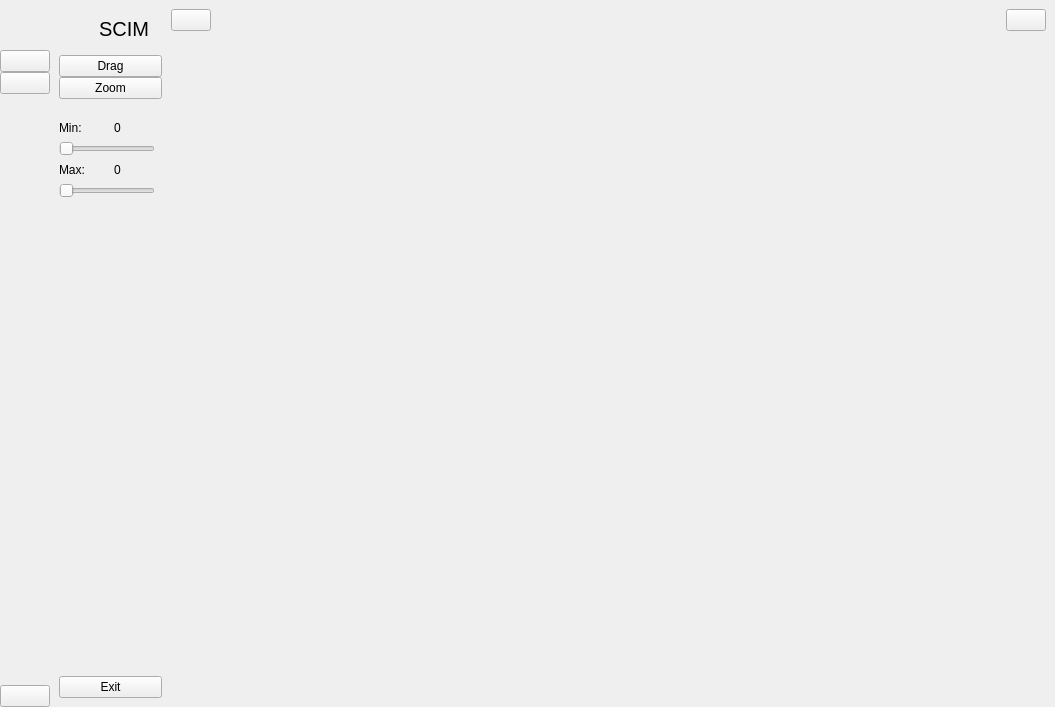
<?xml version="1.0" encoding="UTF-8"?>
<ui version="4.0">
 <class>MainWindow</class>
 <widget class="QMainWindow" name="MainWindow">
  <property name="geometry">
   <rect>
    <x>0</x>
    <y>0</y>
    <width>1055</width>
    <height>707</height>
   </rect>
  </property>
  <property name="windowTitle">
   <string>MainWindow</string>
  </property>
  <widget class="QWidget" name="centralwidget">
   <layout class="QGridLayout" name="gridLayout">
    <property name="leftMargin">
     <number>0</number>
    </property>
    <property name="topMargin">
     <number>0</number>
    </property>
    <property name="rightMargin">
     <number>0</number>
    </property>
    <property name="bottomMargin">
     <number>0</number>
    </property>
    <property name="spacing">
     <number>0</number>
    </property>
    <item row="0" column="0">
     <widget class="QWidget" name="icon_only_widget" native="true">
      <layout class="QVBoxLayout" name="verticalLayout_3">
       <property name="spacing">
        <number>0</number>
       </property>
       <property name="leftMargin">
        <number>0</number>
       </property>
       <property name="topMargin">
        <number>0</number>
       </property>
       <property name="rightMargin">
        <number>0</number>
       </property>
       <property name="bottomMargin">
        <number>0</number>
       </property>
       <item>
        <layout class="QHBoxLayout" name="horizontalLayout_3">
         <item>
          <widget class="QLabel" name="logo_label_1">
           <property name="minimumSize">
            <size>
             <width>50</width>
             <height>50</height>
            </size>
           </property>
           <property name="maximumSize">
            <size>
             <width>50</width>
             <height>50</height>
            </size>
           </property>
           <property name="text">
            <string/>
           </property>
           <property name="pixmap">
            <pixmap resource="resource.qrc">:/icon/icon/virus_check_mark_rib_cage_xray_icon_142198.ico</pixmap>
           </property>
           <property name="scaledContents">
            <bool>true</bool>
           </property>
          </widget>
         </item>
        </layout>
       </item>
       <item>
        <layout class="QVBoxLayout" name="verticalLayout">
         <property name="spacing">
          <number>0</number>
         </property>
         <item>
          <widget class="QPushButton" name="home_btn_1">
           <property name="text">
            <string/>
           </property>
           <property name="icon">
            <iconset resource="resource.qrc">
             <normaloff>:/icon/icon/drag-gray.ico</normaloff>
             <normalon>:/icon/icon/drag-white.ico</normalon>:/icon/icon/drag-gray.ico</iconset>
           </property>
           <property name="iconSize">
            <size>
             <width>25</width>
             <height>25</height>
            </size>
           </property>
           <property name="checkable">
            <bool>true</bool>
           </property>
           <property name="autoExclusive">
            <bool>true</bool>
           </property>
          </widget>
         </item>
         <item>
          <widget class="QPushButton" name="dashborad_btn_1">
           <property name="text">
            <string/>
           </property>
           <property name="icon">
            <iconset resource="resource.qrc">
             <normaloff>:/icon/icon/zoom-gray.ico</normaloff>
             <normalon>:/icon/icon/zoom-white.ico</normalon>:/icon/icon/zoom-gray.ico</iconset>
           </property>
           <property name="iconSize">
            <size>
             <width>25</width>
             <height>25</height>
            </size>
           </property>
           <property name="checkable">
            <bool>true</bool>
           </property>
           <property name="autoExclusive">
            <bool>true</bool>
           </property>
          </widget>
         </item>
        </layout>
       </item>
       <item>
        <spacer name="verticalSpacer">
         <property name="orientation">
          <enum>Qt::Vertical</enum>
         </property>
         <property name="sizeHint" stdset="0">
          <size>
           <width>20</width>
           <height>375</height>
          </size>
         </property>
        </spacer>
       </item>
       <item>
        <widget class="QPushButton" name="exit_btn_1">
         <property name="text">
          <string/>
         </property>
         <property name="icon">
          <iconset resource="resource.qrc">
           <normaloff>:/icon/icon/close-window-64.ico</normaloff>
           <normalon>:/icon/close-window-64.ico</normalon>:/icon/icon/close-window-64.ico</iconset>
         </property>
         <property name="iconSize">
          <size>
           <width>20</width>
           <height>20</height>
          </size>
         </property>
        </widget>
       </item>
      </layout>
     </widget>
    </item>
    <item row="0" column="2">
     <widget class="QWidget" name="widget_3" native="true">
      <layout class="QVBoxLayout" name="verticalLayout_5">
       <property name="spacing">
        <number>0</number>
       </property>
       <property name="leftMargin">
        <number>0</number>
       </property>
       <property name="topMargin">
        <number>0</number>
       </property>
       <property name="rightMargin">
        <number>0</number>
       </property>
       <property name="bottomMargin">
        <number>0</number>
       </property>
       <item>
        <widget class="QWidget" name="widget" native="true">
         <property name="minimumSize">
          <size>
           <width>0</width>
           <height>40</height>
          </size>
         </property>
         <property name="maximumSize">
          <size>
           <width>16777215</width>
           <height>40</height>
          </size>
         </property>
         <layout class="QHBoxLayout" name="horizontalLayout_4">
          <property name="spacing">
           <number>0</number>
          </property>
          <property name="leftMargin">
           <number>0</number>
          </property>
          <property name="topMargin">
           <number>0</number>
          </property>
          <property name="rightMargin">
           <number>9</number>
          </property>
          <property name="bottomMargin">
           <number>0</number>
          </property>
          <item>
           <widget class="QPushButton" name="change_btn">
            <property name="text">
             <string/>
            </property>
            <property name="icon">
             <iconset resource="resource.qrc">
              <normaloff>:/icon/icon/menu-4-32.ico</normaloff>:/icon/icon/menu-4-32.ico</iconset>
            </property>
            <property name="iconSize">
             <size>
              <width>14</width>
              <height>14</height>
             </size>
            </property>
            <property name="checkable">
             <bool>true</bool>
            </property>
           </widget>
          </item>
          <item>
           <layout class="QHBoxLayout" name="horizontalLayout">
            <property name="spacing">
             <number>10</number>
            </property>
           </layout>
          </item>
          <item>
           <spacer name="horizontalSpacer_2">
            <property name="orientation">
             <enum>Qt::Horizontal</enum>
            </property>
            <property name="sizeHint" stdset="0">
             <size>
              <width>236</width>
              <height>20</height>
             </size>
            </property>
           </spacer>
          </item>
          <item>
           <widget class="QPushButton" name="user_btn">
            <property name="text">
             <string/>
            </property>
            <property name="icon">
             <iconset resource="resource.qrc">
              <normaloff>:/icon/icon/3643772-archive-archives-document-folder-open_113445.ico</normaloff>:/icon/icon/3643772-archive-archives-document-folder-open_113445.ico</iconset>
            </property>
           </widget>
          </item>
         </layout>
        </widget>
       </item>
       <item>
        <widget class="QWidget" name="widget_2" native="true"/>
       </item>
      </layout>
     </widget>
    </item>
    <item row="0" column="1">
     <widget class="QWidget" name="full_menu_widget" native="true">
      <property name="maximumSize">
       <size>
        <width>121</width>
        <height>16777215</height>
       </size>
      </property>
      <layout class="QVBoxLayout" name="verticalLayout_7">
       <item>
        <layout class="QHBoxLayout" name="horizontalLayout_2">
         <property name="spacing">
          <number>0</number>
         </property>
         <item>
          <widget class="QLabel" name="logo_label_2">
           <property name="minimumSize">
            <size>
             <width>40</width>
             <height>40</height>
            </size>
           </property>
           <property name="maximumSize">
            <size>
             <width>40</width>
             <height>40</height>
            </size>
           </property>
           <property name="text">
            <string/>
           </property>
           <property name="pixmap">
            <pixmap resource="resource.qrc">:/icon/icon/virus_check_mark_rib_cage_xray_icon_142198.ico</pixmap>
           </property>
           <property name="scaledContents">
            <bool>true</bool>
           </property>
          </widget>
         </item>
         <item>
          <widget class="QLabel" name="logo_label_3">
           <property name="font">
            <font>
             <pointsize>15</pointsize>
            </font>
           </property>
           <property name="text">
            <string>SCIM</string>
           </property>
          </widget>
         </item>
        </layout>
       </item>
       <item>
        <layout class="QVBoxLayout" name="verticalLayout_2">
         <property name="spacing">
          <number>0</number>
         </property>
         <item>
          <widget class="QPushButton" name="home_btn_2">
           <property name="text">
            <string>Drag</string>
           </property>
           <property name="icon">
            <iconset resource="resource.qrc">
             <normaloff>:/icon/icon/drag-gray.ico</normaloff>
             <normalon>:/icon/icon/drag-white.ico</normalon>:/icon/icon/drag-gray.ico</iconset>
           </property>
           <property name="iconSize">
            <size>
             <width>20</width>
             <height>20</height>
            </size>
           </property>
           <property name="checkable">
            <bool>true</bool>
           </property>
           <property name="autoExclusive">
            <bool>true</bool>
           </property>
          </widget>
         </item>
         <item>
          <widget class="QPushButton" name="dashborad_btn_2">
           <property name="text">
            <string>Zoom</string>
           </property>
           <property name="icon">
            <iconset resource="resource.qrc">
             <normaloff>:/icon/icon/zoom-gray.ico</normaloff>
             <normalon>:/icon/icon/zoom-white.ico</normalon>:/icon/icon/zoom-gray.ico</iconset>
           </property>
           <property name="iconSize">
            <size>
             <width>20</width>
             <height>20</height>
            </size>
           </property>
           <property name="checkable">
            <bool>true</bool>
           </property>
           <property name="autoExclusive">
            <bool>true</bool>
           </property>
          </widget>
         </item>
        </layout>
       </item>
       <item>
        <spacer name="verticalSpacer_3">
         <property name="orientation">
          <enum>Qt::Vertical</enum>
         </property>
         <property name="sizeHint" stdset="0">
          <size>
           <width>20</width>
           <height>28</height>
          </size>
         </property>
        </spacer>
       </item>
       <item>
        <layout class="QVBoxLayout" name="verticalLayout_4">
         <item>
          <layout class="QHBoxLayout" name="horizontalLayout_5">
           <item>
            <widget class="QLabel" name="label">
             <property name="text">
              <string>Min:</string>
             </property>
            </widget>
           </item>
           <item>
            <widget class="QLabel" name="label_min">
             <property name="text">
              <string>0</string>
             </property>
            </widget>
           </item>
          </layout>
         </item>
        </layout>
       </item>
       <item>
        <widget class="QSlider" name="horizontalSlider_min">
         <property name="maximumSize">
          <size>
           <width>96</width>
           <height>16777215</height>
          </size>
         </property>
         <property name="maximum">
          <number>255</number>
         </property>
         <property name="pageStep">
          <number>1</number>
         </property>
         <property name="orientation">
          <enum>Qt::Horizontal</enum>
         </property>
         <property name="tickInterval">
          <number>1</number>
         </property>
        </widget>
       </item>
       <item>
        <spacer name="verticalSpacer_4">
         <property name="orientation">
          <enum>Qt::Vertical</enum>
         </property>
         <property name="sizeHint" stdset="0">
          <size>
           <width>20</width>
           <height>13</height>
          </size>
         </property>
        </spacer>
       </item>
       <item>
        <layout class="QHBoxLayout" name="horizontalLayout_7">
         <item>
          <widget class="QLabel" name="label_5">
           <property name="text">
            <string>Max:</string>
           </property>
          </widget>
         </item>
         <item>
          <widget class="QLabel" name="label_max">
           <property name="text">
            <string>0</string>
           </property>
          </widget>
         </item>
        </layout>
       </item>
       <item>
        <widget class="QSlider" name="horizontalSlider_max">
         <property name="maximumSize">
          <size>
           <width>96</width>
           <height>16777215</height>
          </size>
         </property>
         <property name="maximum">
          <number>253</number>
         </property>
         <property name="pageStep">
          <number>1</number>
         </property>
         <property name="orientation">
          <enum>Qt::Horizontal</enum>
         </property>
         <property name="tickInterval">
          <number>1</number>
         </property>
        </widget>
       </item>
       <item>
        <spacer name="verticalSpacer_2">
         <property name="orientation">
          <enum>Qt::Vertical</enum>
         </property>
         <property name="sizeHint" stdset="0">
          <size>
           <width>17</width>
           <height>484</height>
          </size>
         </property>
        </spacer>
       </item>
       <item>
        <widget class="QPushButton" name="exit_btn_2">
         <property name="text">
          <string>Exit</string>
         </property>
         <property name="icon">
          <iconset resource="resource.qrc">
           <normaloff>:/icon/icon/close-window-64.ico</normaloff>:/icon/icon/close-window-64.ico</iconset>
         </property>
         <property name="iconSize">
          <size>
           <width>14</width>
           <height>14</height>
          </size>
         </property>
        </widget>
       </item>
      </layout>
     </widget>
    </item>
   </layout>
  </widget>
 </widget>
 <resources>
  <include location="resource.qrc"/>
 </resources>
 <connections>
  <connection>
   <sender>change_btn</sender>
   <signal>toggled(bool)</signal>
   <receiver>icon_only_widget</receiver>
   <slot>setVisible(bool)</slot>
   <hints>
    <hint type="sourcelabel">
     <x>225</x>
     <y>29</y>
    </hint>
    <hint type="destinationlabel">
     <x>50</x>
     <y>362</y>
    </hint>
   </hints>
  </connection>
  <connection>
   <sender>change_btn</sender>
   <signal>toggled(bool)</signal>
   <receiver>full_menu_widget</receiver>
   <slot>setHidden(bool)</slot>
   <hints>
    <hint type="sourcelabel">
     <x>225</x>
     <y>31</y>
    </hint>
    <hint type="destinationlabel">
     <x>173</x>
     <y>257</y>
    </hint>
   </hints>
  </connection>
  <connection>
   <sender>home_btn_1</sender>
   <signal>toggled(bool)</signal>
   <receiver>home_btn_2</receiver>
   <slot>setChecked(bool)</slot>
   <hints>
    <hint type="sourcelabel">
     <x>27</x>
     <y>69</y>
    </hint>
    <hint type="destinationlabel">
     <x>72</x>
     <y>76</y>
    </hint>
   </hints>
  </connection>
  <connection>
   <sender>dashborad_btn_1</sender>
   <signal>toggled(bool)</signal>
   <receiver>dashborad_btn_2</receiver>
   <slot>setChecked(bool)</slot>
   <hints>
    <hint type="sourcelabel">
     <x>33</x>
     <y>100</y>
    </hint>
    <hint type="destinationlabel">
     <x>67</x>
     <y>99</y>
    </hint>
   </hints>
  </connection>
  <connection>
   <sender>home_btn_2</sender>
   <signal>toggled(bool)</signal>
   <receiver>home_btn_1</receiver>
   <slot>setChecked(bool)</slot>
   <hints>
    <hint type="sourcelabel">
     <x>70</x>
     <y>63</y>
    </hint>
    <hint type="destinationlabel">
     <x>41</x>
     <y>60</y>
    </hint>
   </hints>
  </connection>
  <connection>
   <sender>dashborad_btn_2</sender>
   <signal>toggled(bool)</signal>
   <receiver>dashborad_btn_1</receiver>
   <slot>setChecked(bool)</slot>
   <hints>
    <hint type="sourcelabel">
     <x>160</x>
     <y>99</y>
    </hint>
    <hint type="destinationlabel">
     <x>26</x>
     <y>90</y>
    </hint>
   </hints>
  </connection>
  <connection>
   <sender>exit_btn_2</sender>
   <signal>clicked()</signal>
   <receiver>MainWindow</receiver>
   <slot>close()</slot>
   <hints>
    <hint type="sourcelabel">
     <x>187</x>
     <y>648</y>
    </hint>
    <hint type="destinationlabel">
     <x>284</x>
     <y>606</y>
    </hint>
   </hints>
  </connection>
  <connection>
   <sender>exit_btn_1</sender>
   <signal>clicked()</signal>
   <receiver>MainWindow</receiver>
   <slot>close()</slot>
   <hints>
    <hint type="sourcelabel">
     <x>34</x>
     <y>659</y>
    </hint>
    <hint type="destinationlabel">
     <x>47</x>
     <y>626</y>
    </hint>
   </hints>
  </connection>
 </connections>
</ui>
